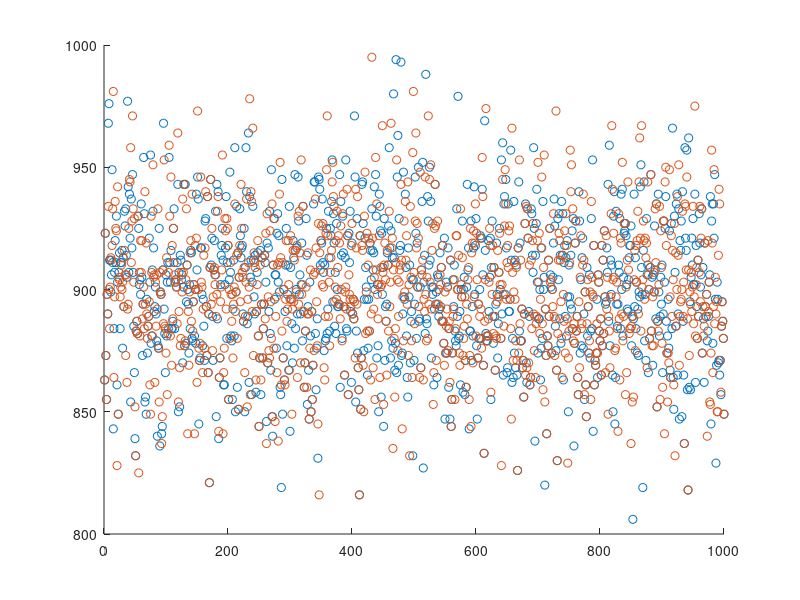

This figure's MATLAB source: (Note: this script raises an error after producing the figure.)
clear all; close all; clc

%% Simulate arrival and processing of packets
    % Simulation setup
        samples = 1000;
        normalised_arrival_rate = 0.90;                                         % efficiency of packet arrival rate
        normalised_service_rate = 0.91;                                         % efficiency of packet service rate

    % Poisson distributed random number generator
        lambda_arrival = samples*normalised_arrival_rate;                           
        input_packets = poissrnd(lambda_arrival, [1 samples]);                  % randomise arrival of packets 
        
        lambda_service = samples*normalised_service_rate;                         
        output_limit = poissrnd(lambda_service, [1 samples]);                   % randomise output limit
                
    % TEST CASE - use in place of Poisson
        %input_packets = [0 88 796 1627 51 34 966 714 1276 494 933 107 241 16 671 643 812 262 218 1378 507 15 820 1253 307 540 190 500 96 943 105 183 447 542 166 165 490 510 877 37 163 104 42 291 645 363 134 920 1507 598 172];                      %pg 185
        %input_packets = [0 167 1512 3091 97 65 1835 1357 2424 939 1773 203 458 30 1275 1222 1543 498 414 2618 963 29 1558 2381 583 1026 361 950 182 1792 200 348 849 1030 315 314 931 969 1666 70 310 198 80 553 1226 690 255 1748 2863 1136 327];     %pg 186
        %input_packets = [174 1576 3221 101 67 1913 1414 2526 978 1847 212 477 32 1329 1273 1608 519 432 2728 1004 30 1624 2481 608 1069 376 990 190 1867 208 362 885 1073 329 327 970 1010 1736 73 323 206 83 576 1277 719 265 1822 2984 1184 341];    %pg 187
        %samples = length(input_packets);
        %output_limit = 1000*ones(1,samples);
        
    % Calculate number of packets arrived in each time slot
        output_packets = zeros(1,samples);
        queue = zeros(1,samples);
        buffer = zeros(1,samples);
    
        for i = 1:samples
            if i == 1                                                           % for first sample, where i-1 does not exist
                if input_packets(i) >= output_limit(i)
                    queue(i) = input_packets(i) - output_limit(i);
                    output_packets(i) = output_limit(i);
                else
                    output_packets(i) = input_packets(i);
                end
                
            elseif input_packets(i)+queue(i-1) >= output_limit(i)               % if packet surplus
                queue(i) = queue(i-1) + (input_packets(i) - output_limit(i));   % update queue
                output_packets(i) = output_limit(i);                            % output max packets
                
            else 
                if queue(i) > 0                                                 % if queued packets exist
                    queue(i) = queue(i-1);                                      % queue carries forward
                end
                output_packets(i) = queue(i-1) + input_packets(i);              % output current + queued packets
            end
        end
        
    % Generate Queue Behaviour Table
        output(:,1) = input_packets;
        output(:,2) = output_packets;
        output(:,3) = queue;
        
    % Plot results
        resolution = 10;                                                        % minimum resolution is 1
        x = 1:samples;
        plot(x,input_packets,'o',x,output_packets,'o',x,queue,'o','MarkerIndices',1:resolution:samples)
        title(['Plot of Queue Behaviour with Normalised Arrival Rate of ',num2str(100*normalised_arrival_rate),'% and Normalised Service Rate of ',num2str(100*normalised_service_rate),'%'])
        xlabel('Time (seconds)')
        ylabel('Packets')
        legend input output queue
        grid on, grid minor
        